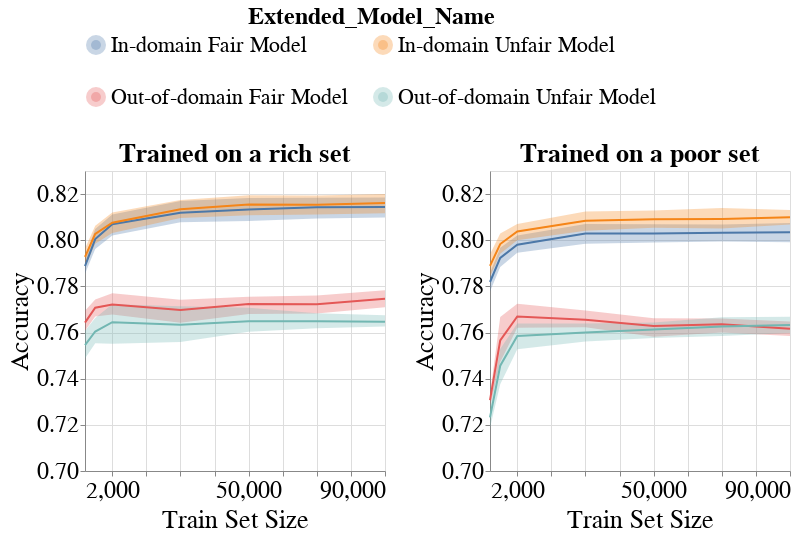

The notebook cell saved with this chart:
### Markdown cell above
### Group Metrics

### Code cell
create_group_metric_line_bands_per_dataset_plot(metrics_per_exp_dct=metrics_per_exp_dct,
                                                experiment_names=EXPERIMENT_NAMES,
                                                model_name=MODEL_NAMES[0],
                                                metric_type='subgroup',
                                                metric_name='Accuracy',
                                                group_name='overall',
                                                ylim=[0.7, 0.83],
                                                with_band=True)

### Figure 1 — Vega-Lite specification as saved in the notebook (floating-point values rounded to 4 significant figures; data arrays with more than 128 entries replaced by an {"elided": "..."} marker saying what was removed)
{"config": {"view": {"continuousWidth": 400, "continuousHeight": 300}, "axis": {"labelFontSize": 24, "labelFontWeight": "normal", "titleFontSize": 26, "titleFontWeight": "normal"}, "legend": {"columns": 2, "direction": "horizontal", "labelFontSize": 22, "labelLimit": 400, "orient": "top", "symbolStrokeWidth": 10, "titleAnchor": "middle", "titleFontSize": 24, "titleLimit": 300}, "title": {"fontSize": 22}}, "vconcat": [{"hconcat": [{"layer": [{"mark": {"type": "errorband", "extent": "ci"}, "encoding": {"color": {"field": "Extended_Model_Name", "type": "nominal"}, "x": {"axis": {"labelExpr": "(datum.value == 5000) || (datum.value == 10000) ? '2,000' : datum.label"}, "field": "Train_Set_Size", "scale": {"nice": false}, "title": "Train Set Size", "type": "quantitative"}, "y": {"field": "Metric_Value", "scale": {"domain": [0.7, 0.83], "zero": false}, "title": "Accuracy", "type": "quantitative"}}}, {"mark": "line", "encoding": {"color": {"field": "Extended_Model_Name", "type": "nominal"}, "x": {"axis": {"labelExpr": "(datum.value == 5000) || (datum.value == 10000) ? '2,000' : datum.label"}, "field": "Train_Set_Size", "scale": {"nice": false}, "title": "Train Set Size", "type": "quantitative"}, "y": {"aggregate": "mean", "field": "Metric_Value", "scale": {"domain": [0.7, 0.83], "zero": false}, "title": "Accuracy", "type": "quantitative"}}}], "height": 300, "title": {"text": "Trained on a rich set", "fontSize": 26}, "width": 300}, {"layer": [{"mark": {"type": "errorband", "extent": "ci"}, "encoding": {"color": {"field": "Extended_Model_Name", "type": "nominal"}, "x": {"axis": {"labelExpr": "(datum.value == 5000) || (datum.value == 10000) ? '2,000' : datum.label"}, "field": "Train_Set_Size", "scale": {"nice": false}, "title": "Train Set Size", "type": "quantitative"}, "y": {"field": "Metric_Value", "scale": {"domain": [0.7, 0.83], "zero": false}, "title": "Accuracy", "type": "quantitative"}}}, {"mark": "line", "encoding": {"color": {"field": "Extended_Model_Name", "type": "nominal"}, "x": {"axis": {"labelExpr": "(datum.value == 5000) || (datum.value == 10000) ? '2,000' : datum.label"}, "field": "Train_Set_Size", "scale": {"nice": false}, "title": "Train Set Size", "type": "quantitative"}, "y": {"aggregate": "mean", "field": "Metric_Value", "scale": {"domain": [0.7, 0.83], "zero": false}, "title": "Accuracy", "type": "quantitative"}}}], "data": {"name": "data-8a4e12bd0605eb0e1514742701b26772"}, "height": 300, "title": {"text": "Trained on a poor set", "fontSize": 26}, "width": 300}]}], "data": {"name": "data-1f8ea2e3205db0f71ec5aa4677835501"}, "$schema": "https://vega.github.io/schema/vega-lite/v4.17.0.json", "datasets": {"data-1f8ea2e3205db0f71ec5aa4677835501": {"elided": "168 records"}, "data-8a4e12bd0605eb0e1514742701b26772": {"elided": "168 records"}}}
